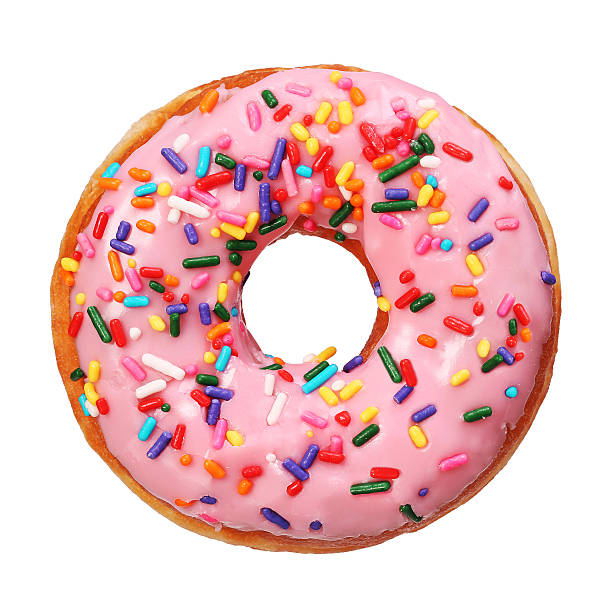
#> input picture opencv7/donut.jpg, 612 x 612 px
$ python contour.py
#> lines starting #> are read from the running program, lines starting #| are printed output that depends on the picture; after the words box and inside, x2 and y2 are one past the last pixel; in counts of white or black regions, pixels touching at a corner belong together
# What are Contours?

# A contour is simply a curve joining all continuous points (having the same color or intensity) along a boundary.

# In other words, Contours = Boundaries of shapes/objects in an image.

# So if you have a flower image:

# Contours will be the green outlines around petals, leaves, etc.

#shape detector


import cv2

# Read image
img = cv2.imread("donut.jpg")
#> img is the input picture: shape (612, 612, 3); mean B, G, R 198.8, 199.5, 237.3

# Convert to grayscale
gray = cv2.cvtColor(img, cv2.COLOR_BGR2GRAY)
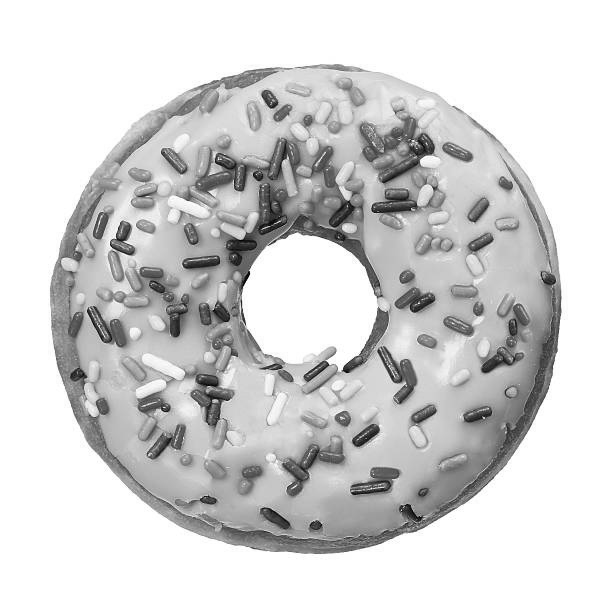
#> gray: shape (612, 612); min 1, max 255, mean 210.7

# Apply threshold
ret , thresh = cv2.threshold(gray, 150, 255, cv2.THRESH_BINARY)
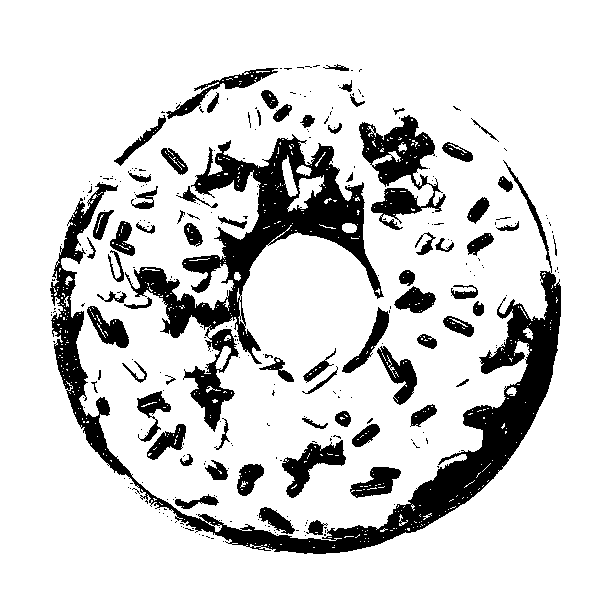
#> thresh: shape (612, 612); 83.8% white; 304 black regions (232 under 20 px)

# Find contours
#thresh- binary image without any noise
# RETR_TREE - retrieve all the contours , builds full parent–child hierarchy tree


# With CHAIN_APPROX_NONE

# OpenCV stores every pixel point along the boundary.

# For rectangle →

# Top edge = 100 points

# Bottom edge = 100 points

# Left edge = 50 points

# Right edge = 50 points

# Total ≈ 300+ points


# 👉 Very detailed, big array.


#cv2.CHAIN_APPROX_SIMPLE - only for four points of reactancle
contours, hierarchy = cv2.findContours(thresh, cv2.RETR_TREE, cv2.CHAIN_APPROX_SIMPLE)
#> contours = 1080 contours, 978 with area under 20; largest, box (x1, y1, x2, y2) and area: (0, 0, 612, 612) 373321, (49, 181, 562, 555) 22636, (124, 133, 385, 365) 17209, (358, 114, 447, 221) 4580, (183, 328, 240, 433) 2408

# Draw contours
#cv2.drawContours(image, contours, contourIndex, color, thickness)


#img= image for which we find contours
#contours - all points found at each level
#index - -1 means all contours , 1 means at index one and so on
#color -BRG
#thickness - thickness of the contour drawn
cv2.drawContours(img, contours, -1, (0, 255, 0), 3)
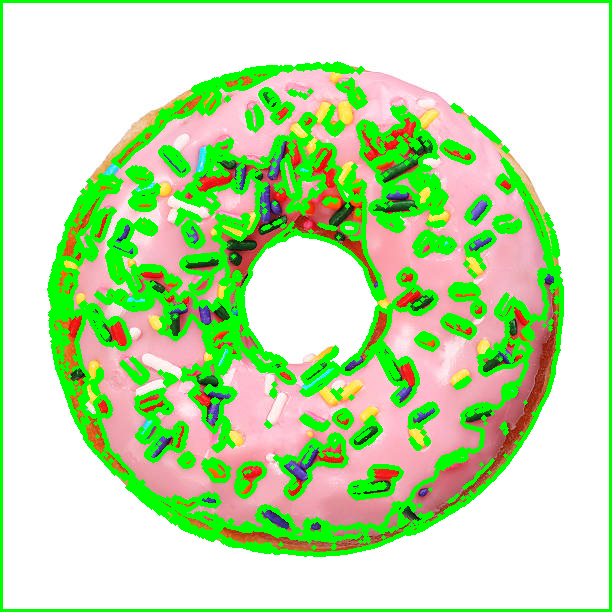
#> img: shape (612, 612, 3); mean B, G, R 170.5, 222.2, 192.8

# Show image
cv2.imshow("Contours", img)
cv2.waitKey(0)
cv2.destroyAllWindows()
print(contours)
#> (printed output is left out)
